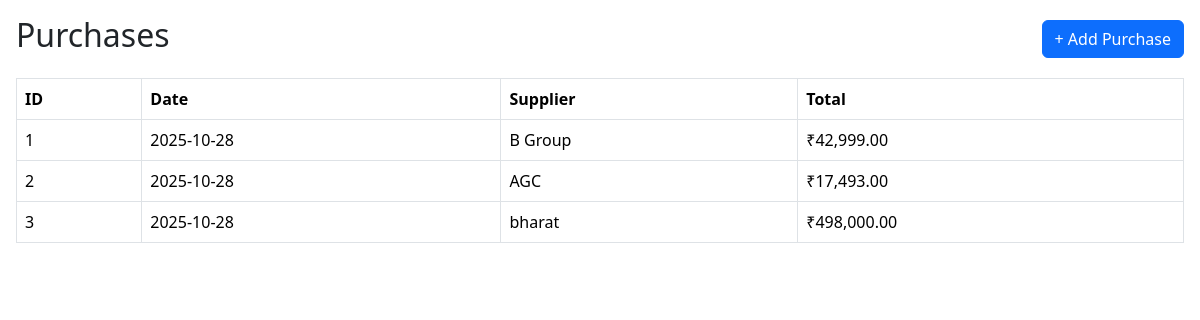
/purchases.php (signed in), run on the app's committed database.
### tables this page shows
CREATE TABLE IF NOT EXISTS `purchases` (
  `id` int NOT NULL AUTO_INCREMENT,
  `admin_id` int NOT NULL DEFAULT '1',
  `supplier_id` int NOT NULL,
  `purchase_date` date NOT NULL,
  `total_amount` decimal(12,2) NOT NULL DEFAULT '0.00',
  PRIMARY KEY (`id`),
  KEY `supplier_id` (`supplier_id`),
  KEY `idx_purchases_admin` (`admin_id`)
);

CREATE TABLE IF NOT EXISTS `suppliers` (
  `id` int NOT NULL AUTO_INCREMENT,
  `admin_id` int NOT NULL DEFAULT '1',
  `name` varchar(255) NOT NULL,
  `email` varchar(100) DEFAULT NULL,
  `phone` varchar(20) DEFAULT NULL,
  `street_address` varchar(255) DEFAULT NULL,
  `city` varchar(100) DEFAULT NULL,
  `pin_code` varchar(20) DEFAULT NULL,
  `state` varchar(100) DEFAULT NULL,
  PRIMARY KEY (`id`),
  KEY `idx_suppliers_admin` (`admin_id`)
);

### purchases.php (the view, shortened to what this page needs)
<?php
require 'db.php';
$admin_id = $_SESSION['admin_id'];
?>
<!DOCTYPE html>
<html lang="en">
<head>
  <link href="https://cdn.jsdelivr.net/npm/bootstrap@5.3.2/dist/css/bootstrap.min.css" rel="stylesheet">
</head>
<body class="p-3">
  <div class="d-flex justify-content-between align-items-center mb-3">
    <h2>Purchases</h2>
    <button class="btn btn-primary" data-bs-toggle="modal" data-bs-target="#addPurchaseModal">
      + Add Purchase
    </button>
  </div>
  <table class="table table-bordered">
    <thead>
      <tr>
        <th>ID</th>
        <th>Date</th>
        <th>Supplier</th>
        <th>Total</th>
      </tr>
    </thead>
    <tbody>
      <?php
      $stmt = $conn->prepare("SELECT p.id, p.purchase_date, p.total_amount, s.name AS supplier_name
              FROM purchases p
              LEFT JOIN suppliers s ON p.supplier_id = s.id
              WHERE p.admin_id = ?
              ORDER BY p.purchase_date DESC");
      $stmt->bind_param('i', $admin_id);
      $stmt->execute();
      $res = $stmt->get_result();
      if($res->num_rows > 0):
        while($row = $res->fetch_assoc()):
      ?>
      <tr>
        <td><?= $row['id'] ?></td>
        <td><?= $row['purchase_date'] ?></td>
        <td><?= htmlspecialchars($row['supplier_name'] ?? 'N/A') ?></td>
        <td>₹<?= number_format($row['total_amount'], 2) ?></td>
      </tr>
      <?php
        endwhile;
      else:
      ?>
      <tr><td colspan="4" style="text-align:center;">No purchases found.</td></tr>
      <?php
      endif;
      ?>
    </tbody>
  </table>
</body>
</html>

### data on the page
purchases: id "1", purchase_date "2025-10-28", supplier.name "B Group", total_amount "42,999.00"
purchases: id "2", purchase_date "2025-10-28", supplier.name "AGC", total_amount "17,493.00"
purchases: id "3", purchase_date "2025-10-28", supplier.name "bharat", total_amount "498,000.00"
